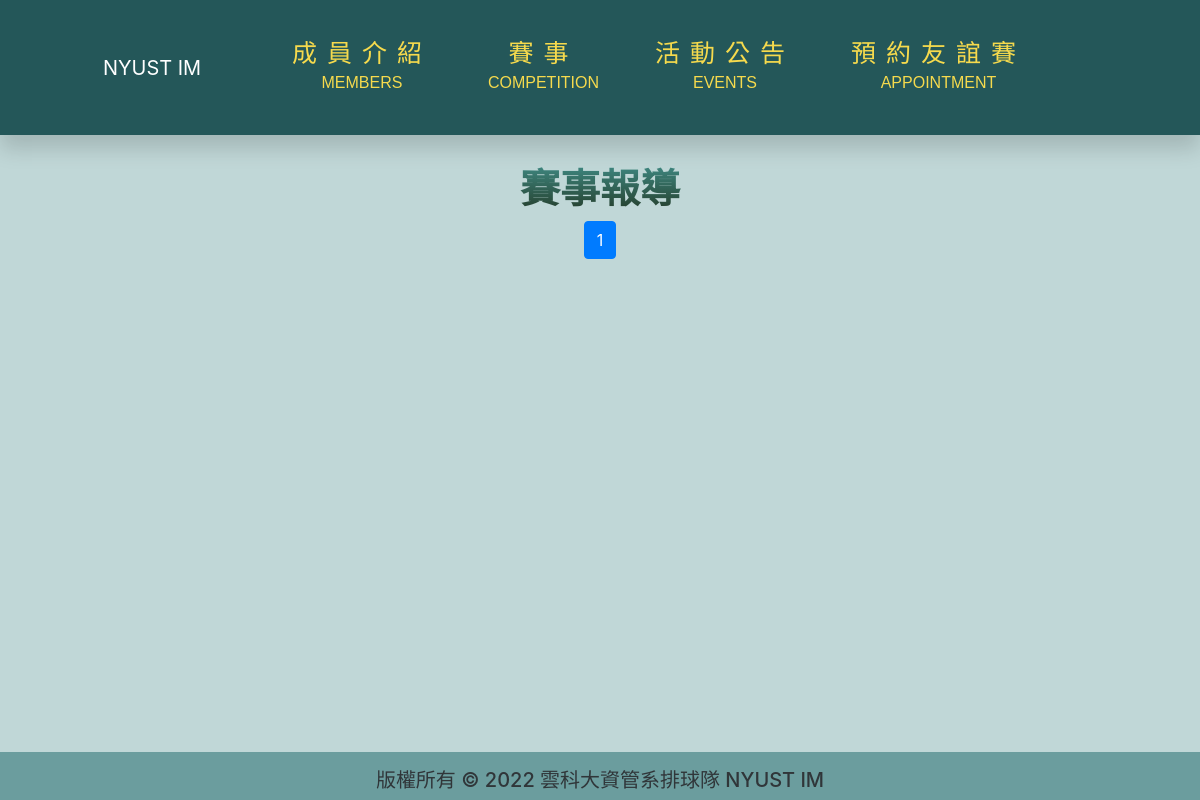
The page /competition/ on the database as committed earlier.
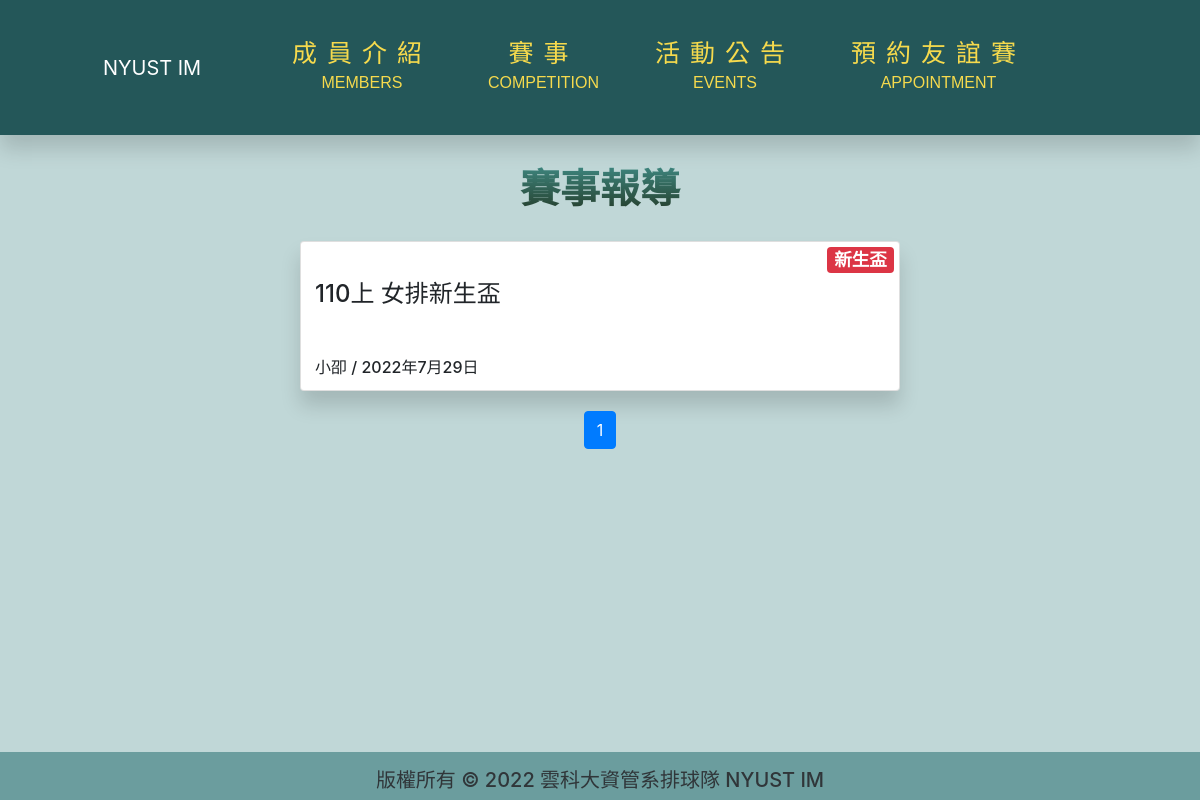
The same page on the database as committed later.
### Frontend/models.py (models this page shows, shortened)
class Competition(models.Model):
    Competition_type = (
        ('1', '聯賽'),
        ('2', '系際盃'),
        ('3', '校外'),
        ('4', '新生盃'),
        ('5', '友誼賽'),
        ('6', '小資杯'),
    )
    title = models.CharField(max_length=30, verbose_name="標題")
    content = RichTextUploadingField(verbose_name='編輯器內文' ,blank=True, null=True)
    image = models.ImageField(upload_to="competitionImage", verbose_name='封面圖')
    editor = models.CharField(max_length=10, verbose_name="編輯者")
    type = models.CharField(max_length=1, choices=Competition_type)
    created_date = models.DateField(default=timezone.now,verbose_name='建立日期')
    update_date = models.DateField(auto_now=True, verbose_name='更新日期')
    class Meta:
        verbose_name = "賽事報導"   # 單數
        verbose_name_plural = verbose_name   #複數

### Frontend/views.py (the view)
# urls.py: path('competition/', views.competition, name="competition"),
def competition(request):
    competition = Competition.objects.all().order_by('id')
    paginator = Paginator(competition, 6)
    page = request.GET.get('page')
    competition = paginator.get_page(page)
    print("總共有",paginator.num_pages,"頁")
    print("多少資料",paginator.object_list)
    print(competition.paginator.page_range)
    context = {
        'competition':competition
    }
    return render(request, "competition/competition.html", context)

### templates/competition/competition.html (shortened to what this page needs)
{% extends 'base/base.html' %}
{% block import %}
{% load static%}
<link rel="stylesheet" href="{% static 'css/competition/competition.css' %}">
{% endblock %}
{% block main %}
{% include 'base/header.html' %}
<div class="title text-center">
    <h1 class="font-weight-bold">賽事報導</h1>
</div>
<div class="container-fluid">
    {% for n in competition %}
    <div class="row">
        <div class="card shadow">
            <div class="description">
                <span class="badge badge-danger type">{{ n.get_type_display }}</span>
                <h4 class="report-title">{{ n.title }}</h4>
                <h6 class="editor">{{ n.editor }} / {{ n.created_date }}</h6>
            </div>
        </div>
    </div>
    {% endfor %}
    <ul class="pagination" style="justify-content: center;">
        {% for i in competition.paginator.page_range %}
          <li class="page-item {% if i == competition.number %} active{% endif %}">
            <a class="page-link" href="?page={{ i }}">{{ i }}</a>
          </li>
        {% endfor %}
    </ul>
</div>
{% include 'base/footer.html' %}
{% endblock %}

### templates/base/base.html (shortened to what this page needs)
<!DOCTYPE html>
<html lang="zh-Hant">
<head>
    <link rel="stylesheet" href="https://stackpath.bootstrapcdn.com/bootstrap/4.2.1/css/bootstrap.min.css">
    {% load static %}
    <link rel="stylesheet" href="{% static 'css/base/header.css' %}">
    <link rel="stylesheet" href="{% static 'css/base/footer.css' %}">
    {% block import %}
    {% endblock %}
</head>
<body>
    {% block main %}
    {% endblock %}
</body>
</html>

### templates/base/header.html
<header>
    <div class="header shadow">
        <div class="logo">
            <div class="text">
                <a href="{% url 'index' %}">NYUST IM</a>
            </div>
        </div>
        <div class="menu">
            <a href="{% url 'members' %}">
            <span>成員介紹</span>
            <br><h6>MEMBERS</h6>
            </a>
            <a href="{% url 'competition' %}">
                <span>賽事</span>
                <br><h6>COMPETITION</h6>
            </a>
            <a href="{% url 'events' %}">
                <span>活動公告</span>
                <br><h6>EVENTS</h6>
            </a>
            <a href="{% url 'appointment' %}">
                <span>預約友誼賽</span>
                <br><h6>APPOINTMENT</h6>
            </a>
        </div>
    </div>
</header>

### templates/base/footer.html
<footer>
    <div class="footer text-center">
        <h5>版權所有 © 2022 雲科大資管系排球隊 NYUST IM</h5>
    </div>
</footer>

### static/css/base/header.css (style rules this page uses)
.header .logo { width:20%; text-align: center; margin: auto; }
.header { background-color: #245759; overflow: hidden; display: flex; height: 135px; padding-left: 40px; padding-right: 40px; }
.menu { width: 80%; display: flex; align-items: center; justify-content:space-around; padding-right: 300px; }
.menu a { float: left; color: #F6DA4D; text-align: center; text-decoration: none; font-size: 15px; font-family: 'Noto Sans TC', sans-serif; }
.header span { font-size: 25px; letter-spacing: 10px; }
.text a { color: #ffffff; font-size: 20px; }
.shadow { box-shadow: 0 .9rem 20px rgba(0,0,0,.15)!important; }
@media (max-width:1320px) { .menu { padding-right: 106px; } }

### static/css/base/footer.css (style rules this page uses)
.footer { background-color: #629798; opacity: .9; position: fixed; bottom: 0px; width: 100%; height: 6%; padding: 16px; }

### static/css/competition/competition.css (style rules this page uses)
* { margin:0; padding:0; }
body { background-color: #c0d7d7; max-width: 100%; }
.title { margin-top: 30px; }
.title h1 { font-family: "Microsoft JhengHei", sans-serif; background: -webkit-linear-gradient(bottom, #243c29, #3e8780); background-clip: text; -webkit-background-clip: text; color: transparent; }
.card { display: block; width: 50%; height: 150px; margin: 20px auto; overflow: hidden; }
.description { width: 60%; float: right; }
.report-title { margin: 38px 10px 0px 14px; }
.editor { position: absolute; bottom: 5px; margin-left: 14px; }
.type { font-size: 1.1rem; position: absolute; right: 5px; top: 5px; }
@media (max-width:1320px) { .description { float: left; } }

Rows that differ between the two databases and show on the page:
added Competition: type "新生盃", title "110上 女排新生盃", editor "小卲", created_date "2022年7月29日"
